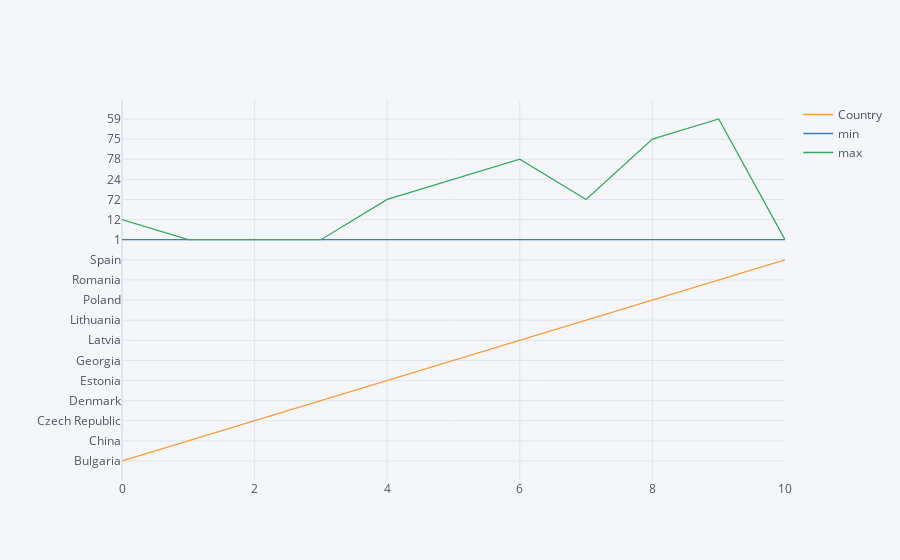

This figure's notebook cell:
### Code cell
import pandas as pd
import cufflinks as cf
from plotly.offline import download_plotlyjs, init_notebook_mode, plot, iplot
%matplotlib inline
init_notebook_mode(connected = True)
cf.go_offline()

term_per_country.iplot()

### Figure 1 — Plotly figure (JSON) as saved in the notebook; plotly's stock layout.template omitted (floating-point values rounded to 4 significant figures)
{"data": [{"line": {"color": "rgba(255, 153, 51, 1.0)", "dash": "solid", "shape": "linear", "width": 1.3}, "mode": "lines", "name": "Country", "text": "", "type": "scatter", "x": [0, 1, 2, 3, 4, 5, 6, 7, 8, 9, 10], "y": ["Bulgaria", "China", "Czech Republic", "Denmark", "Estonia", "Georgia", "Latvia", "Lithuania", "Poland", "Romania", "Spain"]}, {"line": {"color": "rgba(55, 128, 191, 1.0)", "dash": "solid", "shape": "linear", "width": 1.3}, "mode": "lines", "name": "min", "text": "", "type": "scatter", "x": [0, 1, 2, 3, 4, 5, 6, 7, 8, 9, 10], "y": [1, 1, 1, 1, 1, 1, 1, 1, 1, 1, 1]}, {"line": {"color": "rgba(50, 171, 96, 1.0)", "dash": "solid", "shape": "linear", "width": 1.3}, "mode": "lines", "name": "max", "text": "", "type": "scatter", "x": [0, 1, 2, 3, 4, 5, 6, 7, 8, 9, 10], "y": [12, 1, 1, 1, 72, 24, 78, 72, 75, 59, 1]}], "layout": {"legend": {"bgcolor": "#F5F6F9", "font": {"color": "#4D5663"}}, "paper_bgcolor": "#F5F6F9", "plot_bgcolor": "#F5F6F9", "title": {"font": {"color": "#4D5663"}}, "xaxis": {"gridcolor": "#E1E5ED", "showgrid": true, "tickfont": {"color": "#4D5663"}, "title": {"font": {"color": "#4D5663"}, "text": ""}, "zerolinecolor": "#E1E5ED"}, "yaxis": {"gridcolor": "#E1E5ED", "showgrid": true, "tickfont": {"color": "#4D5663"}, "title": {"font": {"color": "#4D5663"}, "text": ""}, "zerolinecolor": "#E1E5ED"}}}
